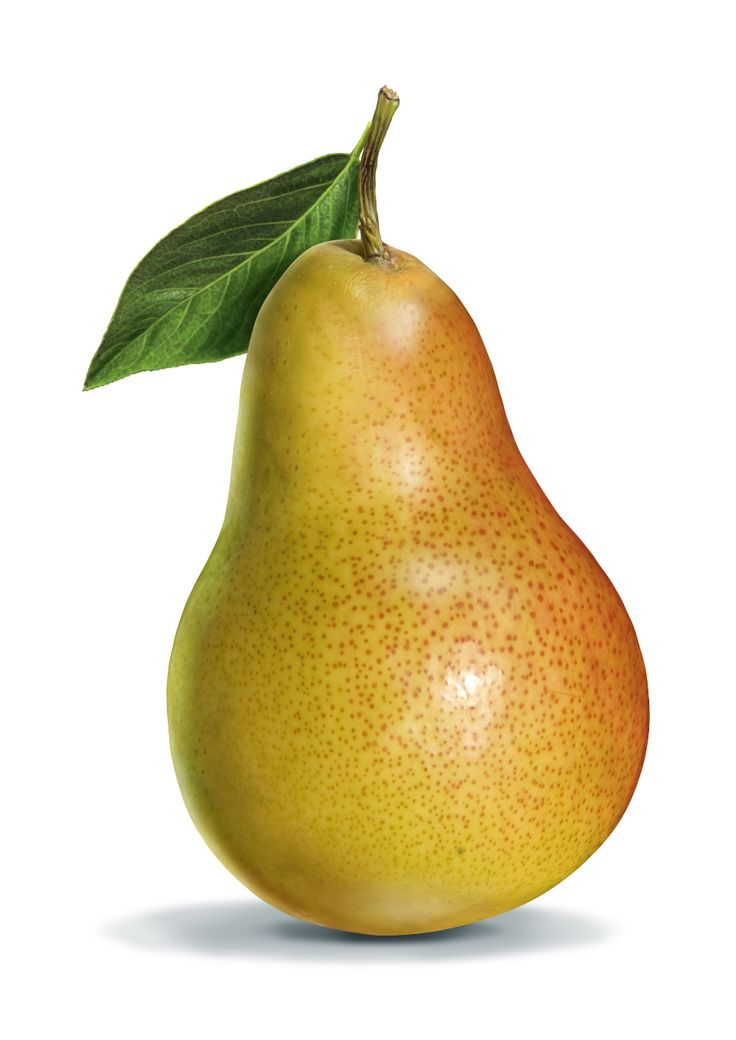
#> input picture image.jpg, 736 x 1040 px
$ python test.py
#> lines starting #> are read from the running program, lines starting #| are printed output that depends on the picture

from random import randint

import cv2
import numpy as np

img = cv2.imread(r'image.jpg')
#> img is the input picture: shape (1040, 736, 3); mean B, G, R 181.9, 214.6, 226.2
cv2.imshow('output', img)
cv2.waitKey(0)


img = cv2.imread(r'image.jpg', cv2.IMREAD_GRAYSCALE)
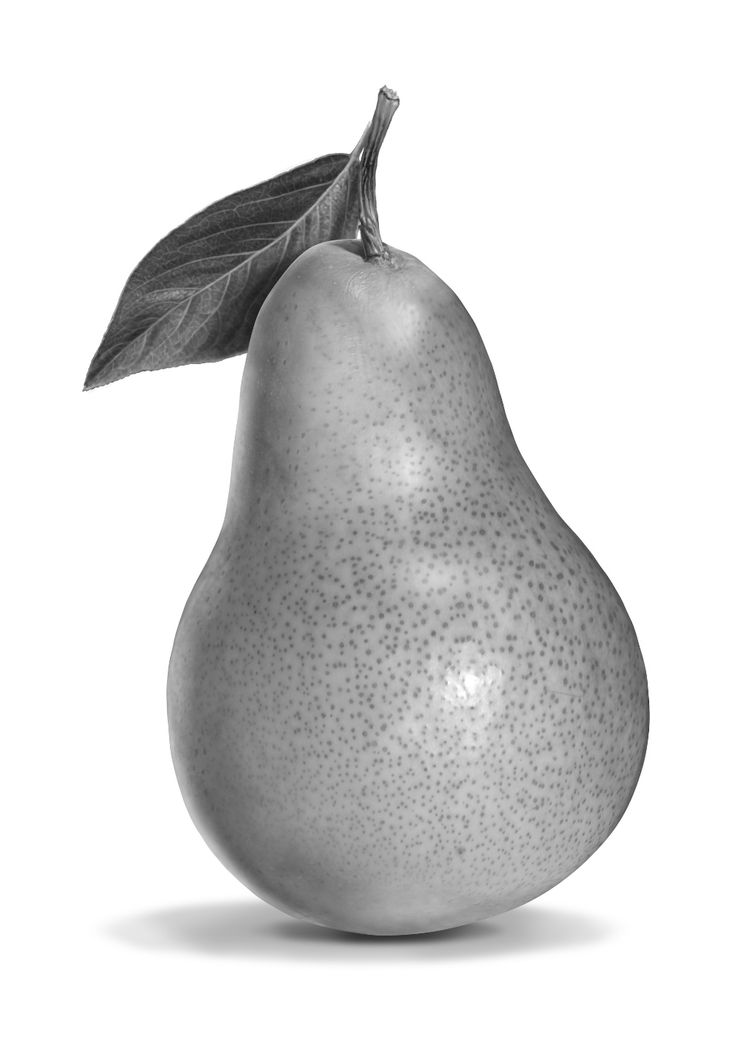
#> img: shape (1040, 736); min 16, max 255, mean 214.4
cv2.imshow('output2', img)
cv2.waitKey(0)

img = cv2.imread(r'image.jpg', cv2.IMREAD_COLOR_BGR)
cv2.imshow('output2', img)
cv2.waitKey(0)

img = cv2.imread(r'image.jpg', cv2.IMREAD_ANYCOLOR)
cv2.imshow('output2', img)
cv2.waitKey(0)

#Тут кроче флаги
img = cv2.imread(r'image.jpg', cv2.WINDOW_AUTOSIZE)
cv2.imshow('output2', img)
cv2.waitKey(0)

img = cv2.imread(r'image.jpg', cv2.WINDOW_FULLSCREEN)
cv2.imshow('output2', img)
cv2.waitKey(0)

img = cv2.imread(r'image.jpg', cv2.WINDOW_GUI_NORMAL)
#> img: shape (520, 368); min 30, max 255, mean 214.4
cv2.imshow('output2', img)
cv2.waitKey(0)
